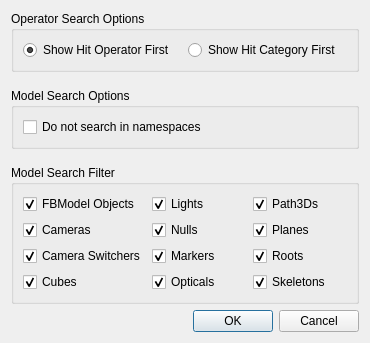
<?xml version="1.0" encoding="UTF-8"?>
<ui version="4.0">
 <class>PreferencesDialog</class>
 <widget class="QDialog" name="PreferencesDialog">
  <property name="geometry">
   <rect>
    <x>0</x>
    <y>0</y>
    <width>370</width>
    <height>340</height>
   </rect>
  </property>
  <property name="windowTitle">
   <string>Relation Constraint Dialog Settings</string>
  </property>
  <property name="modal">
   <bool>true</bool>
  </property>
  <layout class="QVBoxLayout" name="verticalLayout">
   <item>
    <widget class="QGroupBox" name="groupBoxOperatorSearchOptions">
     <property name="title">
      <string>Operator Search Options</string>
     </property>
     <property name="flat">
      <bool>true</bool>
     </property>
     <layout class="QHBoxLayout" name="horizontalLayout">
      <item>
       <widget class="QRadioButton" name="radioButtonOperator">
        <property name="text">
         <string>Show Hit Operator First</string>
        </property>
        <property name="checked">
         <bool>true</bool>
        </property>
       </widget>
      </item>
      <item>
       <widget class="QRadioButton" name="radioButtonCategory">
        <property name="text">
         <string>Show Hit Category First</string>
        </property>
        <property name="checked">
         <bool>false</bool>
        </property>
       </widget>
      </item>
     </layout>
    </widget>
   </item>
   <item>
    <spacer name="verticalSpacer2">
     <property name="orientation">
      <enum>Qt::Vertical</enum>
     </property>
     <property name="sizeType">
      <enum>QSizePolicy::Fixed</enum>
     </property>
     <property name="sizeHint" stdset="0">
      <size>
       <width>20</width>
       <height>10</height>
      </size>
     </property>
    </spacer>
   </item>
   <item>
    <widget class="QGroupBox" name="groupBoxModelSearchOptions">
     <property name="title">
      <string>Model Search Options</string>
     </property>
     <property name="flat">
      <bool>true</bool>
     </property>
     <layout class="QVBoxLayout" name="verticalLayout_2">
      <item>
       <widget class="QCheckBox" name="checkBoxNotSearchInNamespaces">
        <property name="text">
         <string>Do not search in namespaces</string>
        </property>
       </widget>
      </item>
     </layout>
    </widget>
   </item>
   <item>
    <spacer name="verticalSpacer3">
     <property name="orientation">
      <enum>Qt::Vertical</enum>
     </property>
     <property name="sizeType">
      <enum>QSizePolicy::Fixed</enum>
     </property>
     <property name="sizeHint" stdset="0">
      <size>
       <width>20</width>
       <height>10</height>
      </size>
     </property>
    </spacer>
   </item>
   <item>
    <widget class="QGroupBox" name="groupBoxModelSearchffilter">
     <property name="title">
      <string>Model Search Filter</string>
     </property>
     <property name="flat">
      <bool>true</bool>
     </property>
     <layout class="QGridLayout" name="gridLayout_3">
      <item row="1" column="0">
       <widget class="QCheckBox" name="checkBoxFBModelObjetcs">
        <property name="text">
         <string>FBModel Objects</string>
        </property>
        <property name="checked">
         <bool>true</bool>
        </property>
       </widget>
      </item>
      <item row="3" column="0">
       <widget class="QCheckBox" name="checkBoxCameraSwitchers">
        <property name="text">
         <string>Camera Switchers</string>
        </property>
        <property name="checked">
         <bool>true</bool>
        </property>
       </widget>
      </item>
      <item row="2" column="0">
       <widget class="QCheckBox" name="checkBoxCameras">
        <property name="text">
         <string>Cameras</string>
        </property>
        <property name="checked">
         <bool>true</bool>
        </property>
       </widget>
      </item>
      <item row="4" column="0">
       <widget class="QCheckBox" name="checkBoxCubes">
        <property name="text">
         <string>Cubes</string>
        </property>
        <property name="checked">
         <bool>true</bool>
        </property>
       </widget>
      </item>
      <item row="2" column="1">
       <widget class="QCheckBox" name="checkBoxNulls">
        <property name="text">
         <string>Nulls</string>
        </property>
        <property name="checked">
         <bool>true</bool>
        </property>
       </widget>
      </item>
      <item row="3" column="1">
       <widget class="QCheckBox" name="checkBoxMarkers">
        <property name="text">
         <string>Markers</string>
        </property>
        <property name="checked">
         <bool>true</bool>
        </property>
       </widget>
      </item>
      <item row="1" column="1">
       <widget class="QCheckBox" name="checkBoxLights">
        <property name="text">
         <string>Lights</string>
        </property>
        <property name="checked">
         <bool>true</bool>
        </property>
       </widget>
      </item>
      <item row="4" column="1">
       <widget class="QCheckBox" name="checkBoxOpticals">
        <property name="text">
         <string>Opticals</string>
        </property>
        <property name="checked">
         <bool>true</bool>
        </property>
       </widget>
      </item>
      <item row="1" column="2">
       <widget class="QCheckBox" name="checkBoxPath3Ds">
        <property name="text">
         <string>Path3Ds</string>
        </property>
        <property name="checked">
         <bool>true</bool>
        </property>
       </widget>
      </item>
      <item row="2" column="2">
       <widget class="QCheckBox" name="checkBoxPlanes">
        <property name="text">
         <string>Planes</string>
        </property>
        <property name="checked">
         <bool>true</bool>
        </property>
       </widget>
      </item>
      <item row="4" column="2">
       <widget class="QCheckBox" name="checkBoxSkeletons">
        <property name="text">
         <string>Skeletons</string>
        </property>
        <property name="checked">
         <bool>true</bool>
        </property>
       </widget>
      </item>
      <item row="3" column="2">
       <widget class="QCheckBox" name="checkBoxRoots">
        <property name="text">
         <string>Roots</string>
        </property>
        <property name="checked">
         <bool>true</bool>
        </property>
       </widget>
      </item>
     </layout>
    </widget>
   </item>
   <item>
    <widget class="QDialogButtonBox" name="buttonBox">
     <property name="orientation">
      <enum>Qt::Horizontal</enum>
     </property>
     <property name="standardButtons">
      <set>QDialogButtonBox::Cancel|QDialogButtonBox::Ok</set>
     </property>
     <property name="centerButtons">
      <bool>false</bool>
     </property>
    </widget>
   </item>
  </layout>
 </widget>
 <resources/>
 <connections>
  <connection>
   <sender>buttonBox</sender>
   <signal>accepted()</signal>
   <receiver>PreferencesDialog</receiver>
   <slot>accept()</slot>
   <hints>
    <hint type="sourcelabel">
     <x>248</x>
     <y>254</y>
    </hint>
    <hint type="destinationlabel">
     <x>157</x>
     <y>274</y>
    </hint>
   </hints>
  </connection>
  <connection>
   <sender>buttonBox</sender>
   <signal>rejected()</signal>
   <receiver>PreferencesDialog</receiver>
   <slot>reject()</slot>
   <hints>
    <hint type="sourcelabel">
     <x>316</x>
     <y>260</y>
    </hint>
    <hint type="destinationlabel">
     <x>286</x>
     <y>274</y>
    </hint>
   </hints>
  </connection>
 </connections>
</ui>
